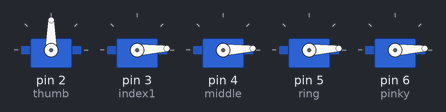
The sketch below on a simulated Arduino Uno, built with avr-gcc and run on an emulated ATmega328P. Shown: 5 × servo.

Above: at 0.05 s.
At 0.4 s:
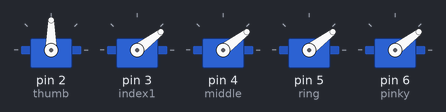
At 0.75 s:
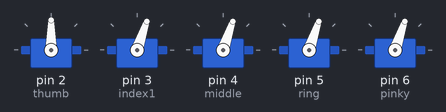
At 1.1 s:
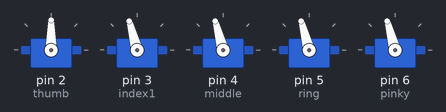
At 1.45 s:
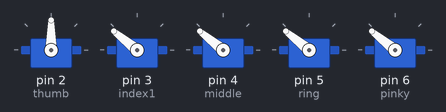
At 2.85 s:
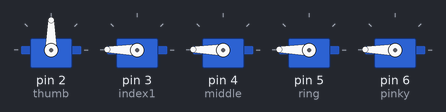
Timing chart, 0 to 6.6 s (numbered marks = the images above):
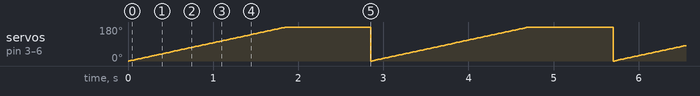

Measured:
- by itself, servo on pin 3 (index1), servo on pin 4 (middle), servo on pin 5 (ring), servo on pin 6 (pinky): ramps from 0° to 179° and jumps back, once every 2.8 s

The sketch:

Prosthetic_hand_continous_movement.ino
```cpp
#include <Servo.h>
Servo thumb;
Servo index1;
Servo middle;
Servo ring;
Servo pinky;
void setup() {
    thumb.attach(2);
    index1.attach(3);
    middle.attach(4);
    ring.attach(5);
    pinky.attach(6);
}
void loop() {
  for (int i = 0; i<180; i++){
    //thumb.write(i);
    index1.write(i);
    middle.write(i);
    ring.write(i);
    pinky.write(i);
    delay(10);
  }
  delay(1000);
  //thumb.write(0);
  index1.write(0);
  middle.write(0);
  ring.write(0);
  pinky.write(0);
}
```
